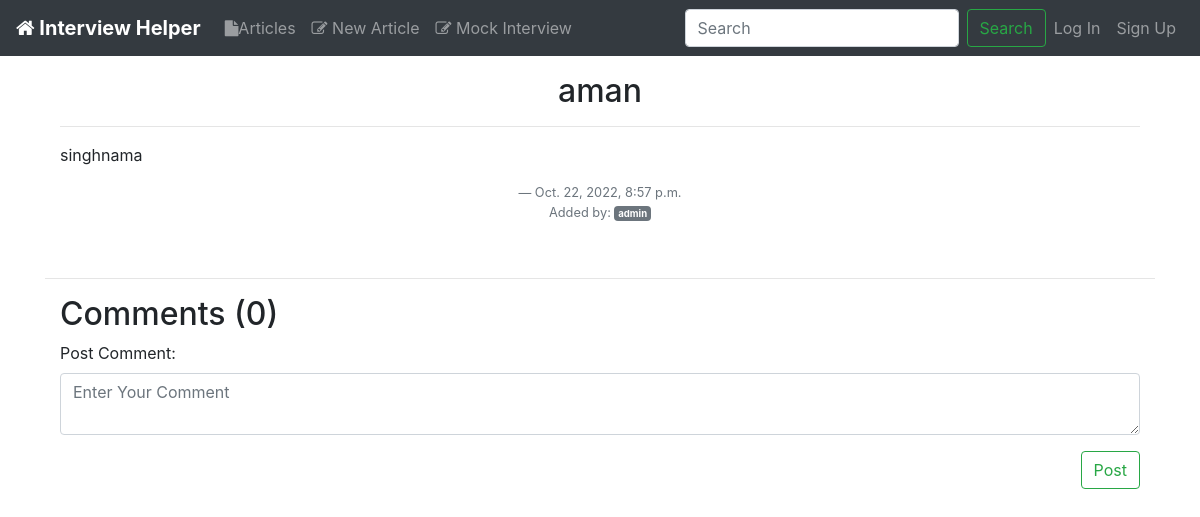
The page /articles/Z0NKU40HMM/ on the database as committed earlier.
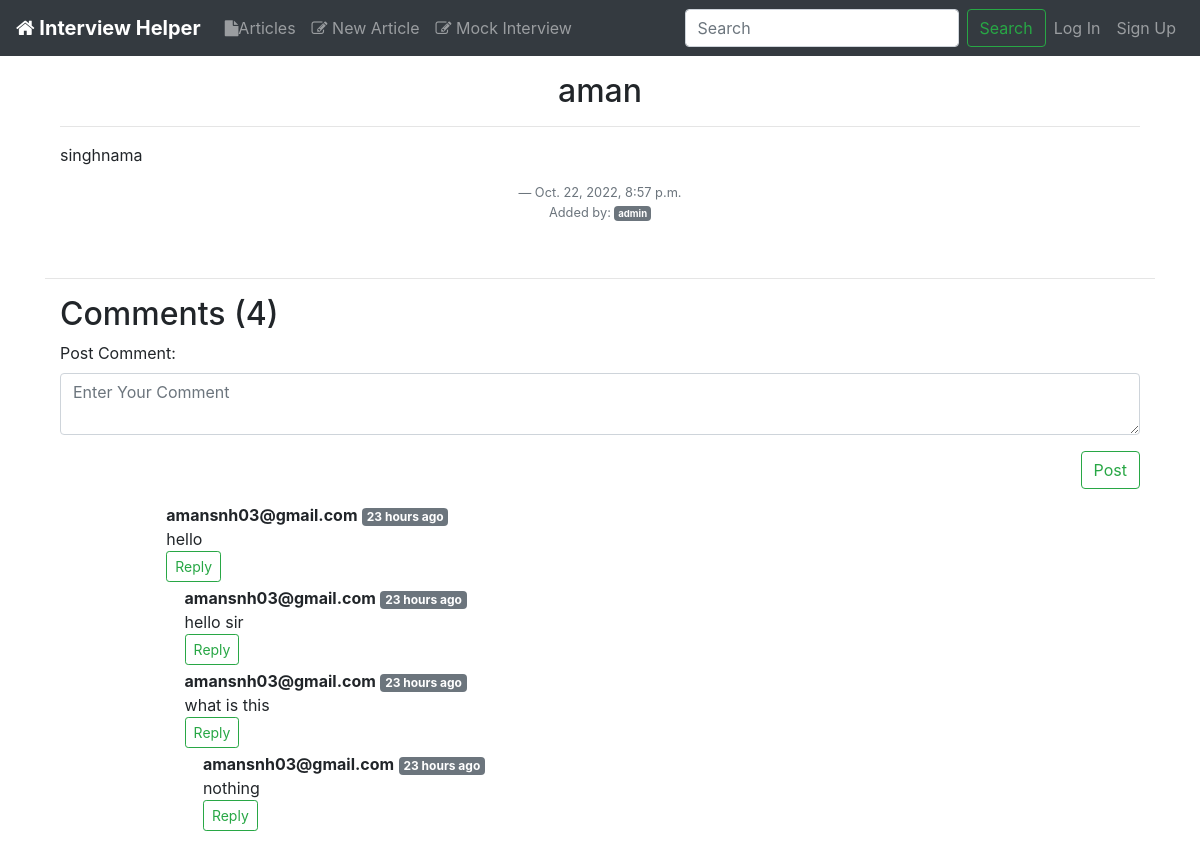
The same page on the database as committed later.
### articles/models.py (models this page shows, shortened)
class Article(models.Model):
    title = models.CharField(max_length=100)
    slug = models.SlugField()
    text = models.TextField()
    date = models.DateTimeField(auto_now_add=True)
    author = models.ForeignKey(CustomUser,on_delete=models.CASCADE,default=None)

class ArticleComment(models.Model):
    comment = models.TextField()
    post = models.ForeignKey(Article, on_delete=models.CASCADE)
    user = models.ForeignKey(CustomUser, on_delete=models.CASCADE)
    parent = models.ForeignKey('self', on_delete=models.CASCADE, null=True, blank=True)
    child = models.ManyToManyField('self', blank=True)
    height = models.IntegerField(default=0)
    date = models.DateTimeField(auto_now_add=True)

### accounts/models.py (models this page shows, shortened)
class CustomUser(AbstractUser):
    username = None
    email = models.EmailField(_('email adress'), unique=True)
    USERNAME_FIELD = 'email'
    name = models.CharField(max_length=255)
    is_active = models.BooleanField(default=True)
    REQUIRED_FIELDS = []
    objects = CustomUserManager()
    def __str__(self):
        return self.email

### articles/views.py (the view)
# urls.py: url(r'^(?P<slug>[\w-]+)/$', views.article_details, name = "details"),
def article_details(request, slug):
    article = Article.objects.get(slug=slug)
    comments = utils.get_commnets(post=article)
    comment = forms.CommentForm()
    context = {
        'article':article,
        'comment':comment,
        'comments':comments
    }
    template = 'articles/article_details.html'
    return render(request, template, context)

### articles/forms.py
class CommentForm(forms.ModelForm):
    class Meta:
        model = models.ArticleComment
        fields = ['comment',]

### articles/utils.py (called while the page is built)
def dfs(root, comments):
    comments.append(root)
    for child in root.child.all():
        if child != root.parent:
            dfs(child, comments)

def get_commnets(post):
    comments = []
    roots = ArticleComment.objects.filter(post=post, parent=None)
    for root in roots:
        dfs(root, comments)
    return comments

### templates/articles/article_details.html (shortened to what this page needs)
{% extends 'base_layout.html' %}
{% load static from static %}
{% load humanize %}
{% load extrafilter %}
{% load crispy_forms_tags %}
{% block content %}
<div class="container my-3 ">
  <h2 class="blog-post-title text-center">{{article.title}}</h2>
  <hr>
  <div style="overflow:auto">{{article.text|safe}}</div>
  <p class="blockquote-footer text-center muted">{{article.date}} <br>Added by:
    <a href="{% url 'accounts:profile' email=article.author.email %}" class="badge badge-secondary">
      {{article.author.name}}
    </a>
    <br>
</p>
</div>
<br><hr>
<div class="container">
  <h2>Comments ({{comments|length}})</h2>
  <div class="content-section">
    <form action="{% url 'articles:comment' %}" method="post">
        <div class="form-group">
          <label for="comment">Post Comment:</label>
          <textarea class="form-control" placeholder="Enter Your Comment" name="comment" cols="80" id="id_comment" required="" rows="2" spellcheck="false"></textarea>
        </div>
        <div class="form-group">
            <button class="btn btn-outline-success float-right" type="submit" value="Post">Post</button>
        </div>
    </form>
  </div>
 <br><br>
{% for comment in comments %}
  <div class="row my-1" style="margin-left:{{comment.height}}px;">
      <div class="col-2 col-md-1">
      </div>
      <div class="col-10 col-md-11">
        <b>{{comment.user}}</b> <span class="badge badge-secondary">{{comment.date|naturaltime}}</span>
        <div>
           {{comment.comment}}
           <div class="reply mx-0">
              <button class="btn btn-sm btn-outline-success" type="button" data-toggle="collapse" data-target="#comment{{comment.id}}" aria-expanded="false" aria-controls="comment{{comment.id}}">
                Reply
              </button>
           </div>
        </div>
      </div>
  </div>
  {% endfor %}
</div>
{% endblock %}

### templates/base_layout.html (shortened to what this page needs)
<!doctype html>
<html lang="en">
  <head>
    <link rel="stylesheet" href="{% static 'css/custom.css' %}">
  <link rel="stylesheet" href="{% static 'css/bootstrap.min.css' %}">
  <link href="//maxcdn.bootstrapcdn.com/font-awesome/4.2.0/css/font-awesome.min.css" type="text/css" rel="stylesheet">
</head>
<body>
  <nav class="navbar navbar-expand-md navbar-dark bg-dark mb-0">
    <a class="navbar-brand font-weight-bold" href="{% url 'home' %}"><i class="fa fa-home" aria-hidden="true"></i> Interview Helper</a>
    <div class="collapse navbar-collapse" id="navbarCollapse">
      <ul class="navbar-nav mr-auto">
        <li class="nav-item {% block activelis %}{% endblock%}">
          <a href="{% url 'articles:articles_list' %}" class="nav-link"><i class="fa fa-file"></i>Articles</a>
        </li>
        <li class="nav-item {% block activenew %}{% endblock%}">
          <a href="{% url 'articles:create' %}" class="nav-link"><i class="fa fa-pencil-square-o" aria-hidden="true"></i>
            New Article</a>
        </li>
        <li class="nav-item {% block meet_request %}{% endblock%}">
          <a href="{% url 'meetings:requestmeet' %}" class="nav-link"><i class="fa fa-pencil-square-o" aria-hidden="true"></i>
           Mock Interview</a>
        </li>
      </ul>
      <form class="form-inline mt-2 mt-md-0" method="get" action="/search/">
        <input class="form-control mr-sm-2" type="text" placeholder="Search" name="query" aria-label="Search" id="query">
        <button class="btn  btn-outline-success my-2 my-sm-0" type="submit">Search</button>
      </form>
      <ul class="navbar-nav mt-2 mt-md-0">
        {% if user.is_authenticated %}
        <div class="nav-item dropdown">
          <a class="nav-link dropdown-toggle" data-toggle="dropdown" role="button" aria-haspopup="true" aria-expanded="false">
            <span><i class="fa fa-user"></i></span>
          </a>
          <div class="dropdown-menu dropdown-menu-right ">
            <a href="{% url 'accounts:profile' email=user.email%}" class="dropdown-item">
              {{user.name}}
            </a>
            <div class="dropdown-divider"></div>
            <a href="{% url 'accounts:logout' %}" class="dropdown-item">Log Out</a>
          </div>
        </div>
        {% else %}
        <li class="nav-item {% block activelog %}{% endblock%}">
          <a href="{% url 'accounts:login'%}" class="nav-link" >Log In</a>
        </li>
        <li class="nav-item {% block activesig %}{% endblock%}"><a href="{% url 'accounts:signup'%}" class="nav-link">Sign Up</a></li>
        {% endif %}
      </ul>
    </div>
  </nav>
  <div class="container my-3">
    {% block content %}
    {% endblock %}
  </div>
  <br><br><br><br>
</body>
</html>

### static/css/custom.css (style rules this page uses)
a:link { text-decoration: none; }

Rows that differ between the two databases and show on the page:
added ArticleComment: user "amansnh03@gmail.com", date "23 hours ago", comment "hello"
added ArticleComment: user "amansnh03@gmail.com", date "23 hours ago", comment "hello sir"
added ArticleComment: user "amansnh03@gmail.com", date "23 hours ago", comment "what is this"
added ArticleComment: user "amansnh03@gmail.com", date "23 hours ago", comment "nothing"
Other text that changed with them:
{{ comments|length }}: "0" → "4"
